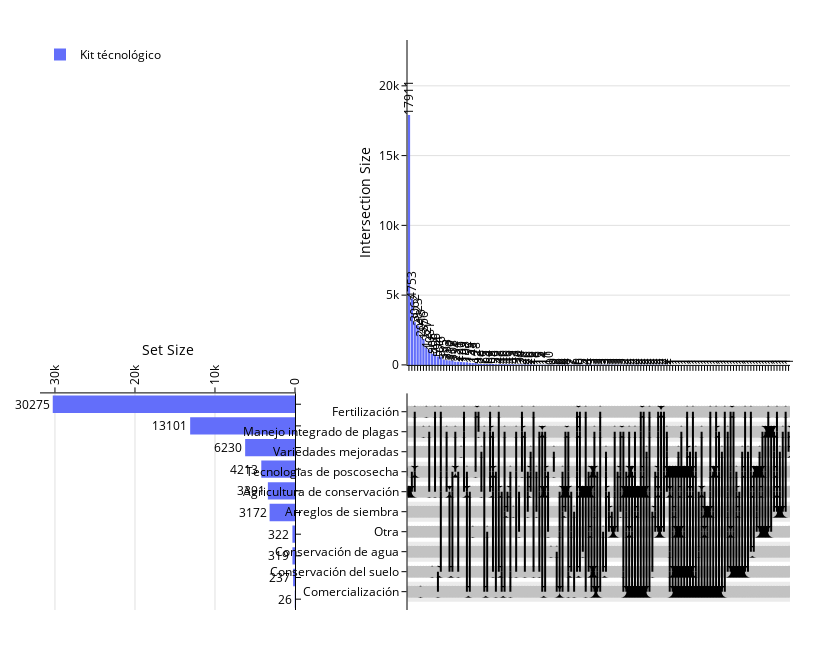

Here is the notebook cell this chart was saved with:
### Code cell
fig.update_layout(
    height=650,
    width=830
)
